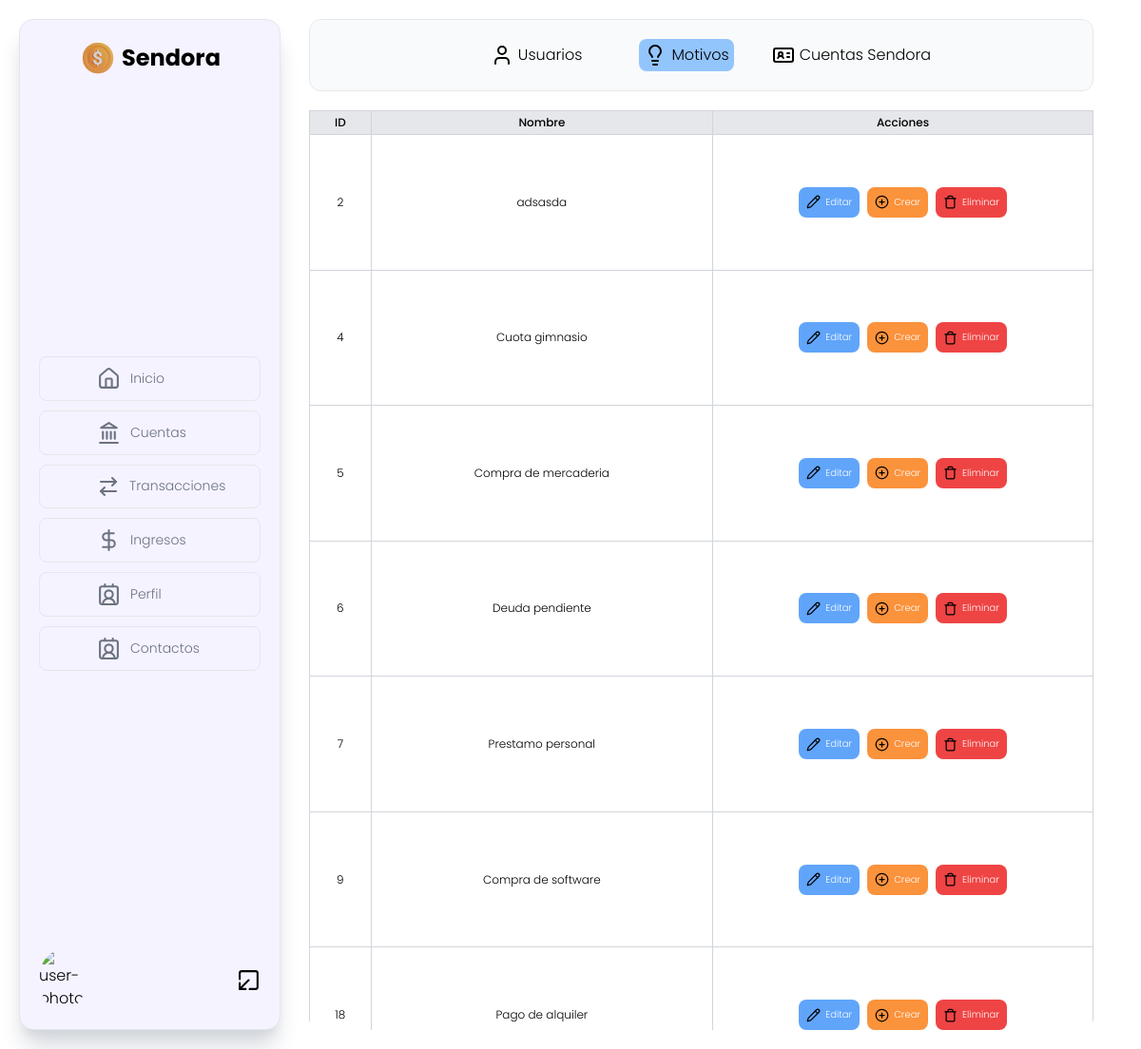
Page /lista_de_motivos/ on the committed database.
### Apps/Motives/models.py (models this page shows, shortened)
class Motives(models.Model):
    nombre = models.CharField(max_length=50)
    class Meta:
        verbose_name = "Motivo"
        verbose_name_plural = "Motivos"

### Apps/Admin/views.py (the view)
# urls.py: path("lista_de_motivos/", MotivesListView.as_view(), name="lista_de_motivos"),
class MotivesListView(ListView):
    model = Motives
    template_name = "motivos/list-of-motives.html"

### processors/es_administrador.py (called while the page is built)
def usuario_es_administrador(request):
    usuario_es_administrador = request.user.groups.filter(name='Administrador').exists() #el metodo exists() verifica si el usuario pertenece a ese grupo
    return {'usuario_es_administrador': usuario_es_administrador}

### processors/profile.py (called while the page is built, shortened)
def get_profile(request):
    if isinstance(request.user, AnonymousUser):
        return {}  # Devuelve un diccionario vacío si el usuario no está autenticado

### Apps/Admin/templates/motivos/list-of-motives.html (shortened to what this page needs)
{% extends 'admin-panel.html' %}
{% load  static %}
{% load humanize %}
    {% block panelcontent %}
    <div class="overflow-x-auto flex justify-center py-5 h-full overflow-y-scroll hideScrollbar">
        <table class="min-w-full border-collapse border border-gray-300 text-xs text-center">
            <thead class="bg-gray-200">
                <tr>
                    <th class="border border-gray-300 px-2 py-1 font-medium">ID</th>
                    <th class="border border-gray-300 px-2 py-1 font-medium">Nombre</th>
                    <th class="border border-gray-300 px-2 py-1 font-medium w-[400px]">Acciones</th>
                </tr>
            </thead>
            <tbody>
                {% for motive in object_list %}
                <tr class="hover:bg-gray-100">
                    <td class="border border-gray-300 px-2 py-1">{{ motive.id }}</td>
                    <td class="border border-gray-300 px-2 py-1">{{ motive.nombre }}</td>
                    <td class="border border-gray-300 px-2 py-1">
                        <div class="flex justify-center gap-2">
                            <form action="{% url 'editarmotivo'  motive.id %}" method="POST" class="flex gap-[5px] justify-center items-center">
                                <button type="submit" class="text-white bg-blue-400 p-2 rounded-lg text-[10px] w-fit flex items-center gap-[5px]">
                                    <img src="{% static 'img/pencil.svg' %}" alt="Edit" class="size-[15px]">
                                    Editar
                                </button>
                            </form>
                            <form action="{% url 'crearmotivo' %}" method="POST" class="flex gap-[5px] justify-center items-center">
                                <button type="submit" class="text-white whitespace-nowrap text-[10px] bg-orange-400 p-2 rounded-lg w-fit flex gap-[5px] items-center">
                                    <img src="{% static 'img/plus.svg' %}" alt="" class="size-[15px]">
                                    Crear
                                </button>
                            </form>
                            <form action="{% url 'eliminarmotivo' motive.id %}" method="POST" class="inline">
                                <button type="submit"
                                        class="flex gap-[5px] justify-center items-center text-white whitespace-nowrap text-[10px] bg-red-500 p-2 rounded-lg w-fit">
                                    <img src="{% static 'img/trash.svg' %}" alt="" class="size-[15px]">
                                    Eliminar
                                </button>
                            </form>
                        </div>
                    </td>
                </tr>
                {% empty %}
                <tr>
                    <td colspan="3" class="border border-gray-300 px-2 py-1 text-center">No hay motivos disponibles.</td>
                </tr>
                {% endfor %}
            </tbody>
        </table>
    </div>
    {% endblock panelcontent %}

### Apps/Dashboard/static/css/left-sidebar.css (style rules this page uses)
.poppinsMedium { font-family: "Poppins", sans-serif; font-weight: 300; font-style: normal; }
.hideScrollbar { scrollbar-width: none; }

### rows in the picture
Motives: id "2", nombre "adsasda"
Motives: id "4", nombre "Cuota gimnasio"
Motives: id "5", nombre "Compra de mercaderia"
Motives: id "6", nombre "Deuda pendiente"
Motives: id "7", nombre "Prestamo personal"
Motives: id "9", nombre "Compra de software"
Motives: id "18", nombre "Pago de alquiler"
